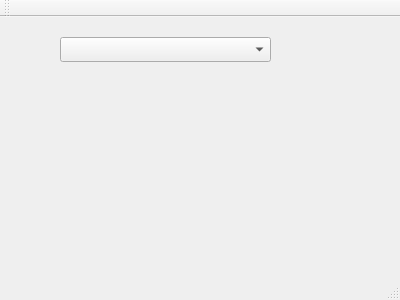
<?xml version="1.0" encoding="UTF-8"?>
<ui version="4.0">
 <class>MainWindow</class>
 <widget class="QMainWindow" name="MainWindow">
  <property name="geometry">
   <rect>
    <x>0</x>
    <y>0</y>
    <width>400</width>
    <height>300</height>
   </rect>
  </property>
  <property name="windowTitle">
   <string>MainWindow</string>
  </property>
  <widget class="QWidget" name="centralWidget">
   <widget class="QComboBox" name="comboBox">
    <property name="geometry">
     <rect>
      <x>60</x>
      <y>20</y>
      <width>211</width>
      <height>25</height>
     </rect>
    </property>
   </widget>
  </widget>
  <widget class="QMenuBar" name="menuBar">
   <property name="geometry">
    <rect>
     <x>0</x>
     <y>0</y>
     <width>400</width>
     <height>25</height>
    </rect>
   </property>
  </widget>
  <widget class="QToolBar" name="mainToolBar">
   <attribute name="toolBarArea">
    <enum>TopToolBarArea</enum>
   </attribute>
   <attribute name="toolBarBreak">
    <bool>false</bool>
   </attribute>
  </widget>
  <widget class="QStatusBar" name="statusBar"/>
 </widget>
 <layoutdefault spacing="6" margin="11"/>
 <resources/>
 <connections/>
</ui>
